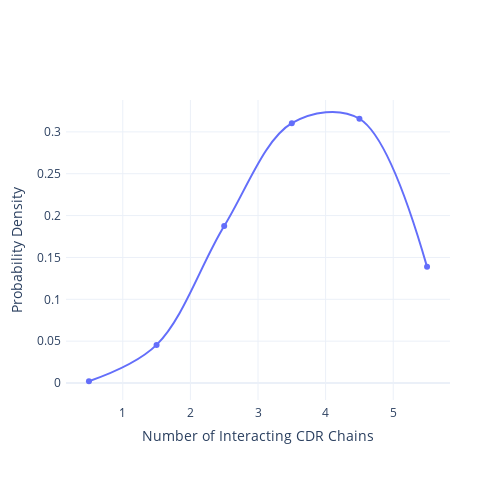

Notebook cell for this chart:
### Code cell
def count_cdrs(x):
    n_cdrs = 0
    for cdr_i in x[['hcdr1', 'hcdr2', 'hcdr3', 'lcdr1', 'lcdr2', 'lcdr3']]:
        if cdr_i > 0:
            n_cdrs += 1
    return n_cdrs


buried_ab_ag_interface_res['n_cdrs'] = buried_ab_ag_interface_res.apply(lambda x: count_cdrs(x), axis=1)

n_cdrs_hist = np.histogram(buried_ab_ag_interface_res['n_cdrs'], range=(0.5,6.5), bins=6, density=True)
print(f"Avg number of CDRs: {round(buried_ab_ag_interface_res['n_cdrs'].mean(), 1)}")
print(n_cdrs_hist)

fig = go.Figure()
fig.add_trace(go.Scatter(y=n_cdrs_hist[0], x=n_cdrs_hist[1],
                    mode='lines+markers', line_shape='spline',
                    name='Heavy Chain'))
fig.update_layout(
    xaxis_title="Number of Interacting CDR Chains",
    yaxis_title="Probability Density",
    template="plotly_white",
    autosize=False,
    width=500,
    height=500,
    margin=dict(
        l=50,
        r=50,
        b=100,
        t=100,
        pad=4
    )
)
fig.show()

### Figure 1 — Plotly figure (JSON) as saved in the notebook; plotly's stock layout.template omitted (floating-point values rounded to 4 significant figures)
{"data": [{"line": {"shape": "spline"}, "mode": "lines+markers", "name": "Heavy Chain", "type": "scatter", "x": [0.5, 1.5, 2.5, 3.5, 4.5, 5.5, 6.5], "y": [0.002119, 0.04555, 0.1875, 0.3104, 0.3157, 0.1388]}], "layout": {"autosize": false, "height": 500, "margin": {"b": 100, "l": 50, "pad": 4, "r": 50, "t": 100}, "width": 500, "xaxis": {"title": {"text": "Number of Interacting CDR Chains"}}, "yaxis": {"title": {"text": "Probability Density"}}}}
